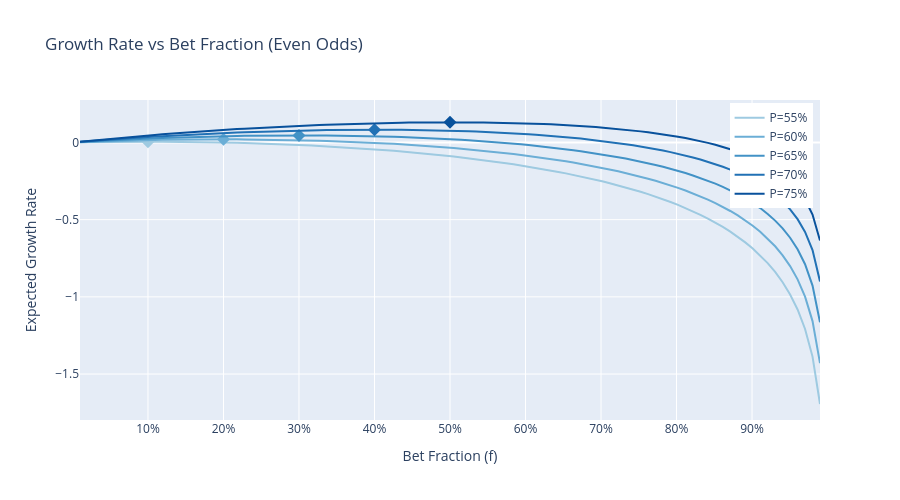

The cell this chart's notebook holds for it:
### Markdown cell above
### Growth Rate as Function of Bet Size

### Code cell
# Compute growth rates for different probabilities and bet fractions
fractions = np.linspace(0.01, 0.99, 100)
probabilities = [0.55, 0.60, 0.65, 0.70, 0.75]

fig = go.Figure()

colors = px.colors.sequential.Blues[3:]

for i, prob in enumerate(probabilities):
    kelly = compute_kelly_fraction(prob)
    growth_rates = [compute_growth_rate(prob, f) for f in fractions]

    fig.add_scatter(
        x=fractions,
        y=growth_rates,
        mode="lines",
        name=f"P={prob:.0%}",
        line=dict(color=colors[i % len(colors)], width=2),
    )

    # Mark optimal Kelly fraction
    optimal_growth = compute_growth_rate(prob, kelly)
    fig.add_scatter(
        x=[kelly],
        y=[optimal_growth],
        mode="markers",
        marker=dict(size=10, color=colors[i % len(colors)], symbol="diamond"),
        showlegend=False,
        hovertemplate=f"Kelly={kelly:.1%}<br>Growth={optimal_growth:.4f}",
    )

fig.update_layout(
    title="Growth Rate vs Bet Fraction (Even Odds)",
    xaxis_title="Bet Fraction (f)",
    yaxis_title="Expected Growth Rate",
    xaxis_tickformat=".0%",
    height=500,
    legend=dict(yanchor="top", y=0.99, xanchor="right", x=0.99),
)
fig.show()
